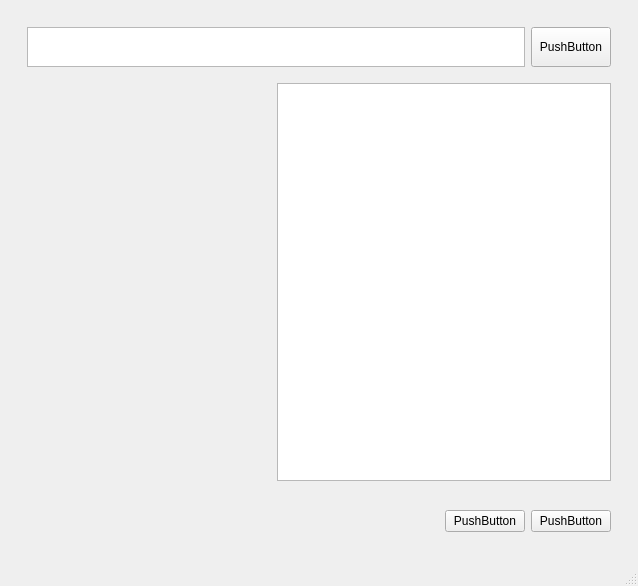
<?xml version="1.0" encoding="UTF-8"?>
<ui version="4.0">
 <class>MainWindow</class>
 <widget class="QMainWindow" name="MainWindow">
  <property name="geometry">
   <rect>
    <x>0</x>
    <y>0</y>
    <width>638</width>
    <height>586</height>
   </rect>
  </property>
  <property name="windowTitle">
   <string>MainWindow</string>
  </property>
  <widget class="QWidget" name="centralwidget">
   <layout class="QVBoxLayout" name="verticalLayout_2">
    <item>
     <widget class="QWidget" name="main_widget" native="true">
      <layout class="QVBoxLayout" name="verticalLayout">
       <item>
        <widget class="QWidget" name="File" native="true">
         <property name="minimumSize">
          <size>
           <width>0</width>
           <height>50</height>
          </size>
         </property>
         <property name="maximumSize">
          <size>
           <width>16777215</width>
           <height>50</height>
          </size>
         </property>
         <layout class="QHBoxLayout" name="horizontalLayout">
          <item>
           <widget class="QTextEdit" name="textEdit">
            <property name="minimumSize">
             <size>
              <width>0</width>
              <height>40</height>
             </size>
            </property>
            <property name="maximumSize">
             <size>
              <width>16777215</width>
              <height>40</height>
             </size>
            </property>
           </widget>
          </item>
          <item>
           <widget class="QPushButton" name="pushButton">
            <property name="minimumSize">
             <size>
              <width>0</width>
              <height>40</height>
             </size>
            </property>
            <property name="maximumSize">
             <size>
              <width>16777215</width>
              <height>40</height>
             </size>
            </property>
            <property name="text">
             <string>PushButton</string>
            </property>
           </widget>
          </item>
         </layout>
        </widget>
       </item>
       <item>
        <widget class="QWidget" name="prams" native="true">
         <property name="minimumSize">
          <size>
           <width>0</width>
           <height>150</height>
          </size>
         </property>
         <layout class="QHBoxLayout" name="horizontalLayout_3">
          <property name="spacing">
           <number>0</number>
          </property>
          <property name="leftMargin">
           <number>0</number>
          </property>
          <property name="topMargin">
           <number>0</number>
          </property>
          <property name="rightMargin">
           <number>0</number>
          </property>
          <property name="bottomMargin">
           <number>0</number>
          </property>
          <item>
           <widget class="QWidget" name="widget" native="true">
            <property name="minimumSize">
             <size>
              <width>250</width>
              <height>0</height>
             </size>
            </property>
            <property name="maximumSize">
             <size>
              <width>250</width>
              <height>16777215</height>
             </size>
            </property>
           </widget>
          </item>
          <item>
           <widget class="QWidget" name="widget_2" native="true">
            <layout class="QHBoxLayout" name="horizontalLayout_4">
             <item>
              <widget class="QTextEdit" name="textEdit_2"/>
             </item>
            </layout>
           </widget>
          </item>
         </layout>
        </widget>
       </item>
       <item>
        <widget class="QWidget" name="button" native="true">
         <property name="minimumSize">
          <size>
           <width>0</width>
           <height>50</height>
          </size>
         </property>
         <property name="maximumSize">
          <size>
           <width>16777215</width>
           <height>50</height>
          </size>
         </property>
         <layout class="QHBoxLayout" name="horizontalLayout_2">
          <item>
           <spacer name="horizontalSpacer">
            <property name="orientation">
             <enum>Qt::Horizontal</enum>
            </property>
            <property name="sizeHint" stdset="0">
             <size>
              <width>40</width>
              <height>20</height>
             </size>
            </property>
           </spacer>
          </item>
          <item>
           <widget class="QPushButton" name="pushButton_3">
            <property name="text">
             <string>PushButton</string>
            </property>
           </widget>
          </item>
          <item>
           <widget class="QPushButton" name="pushButton_2">
            <property name="text">
             <string>PushButton</string>
            </property>
           </widget>
          </item>
         </layout>
        </widget>
       </item>
      </layout>
     </widget>
    </item>
   </layout>
  </widget>
  <widget class="QMenuBar" name="menubar">
   <property name="geometry">
    <rect>
     <x>0</x>
     <y>0</y>
     <width>638</width>
     <height>18</height>
    </rect>
   </property>
  </widget>
  <widget class="QStatusBar" name="statusbar"/>
 </widget>
 <resources/>
 <connections/>
</ui>
